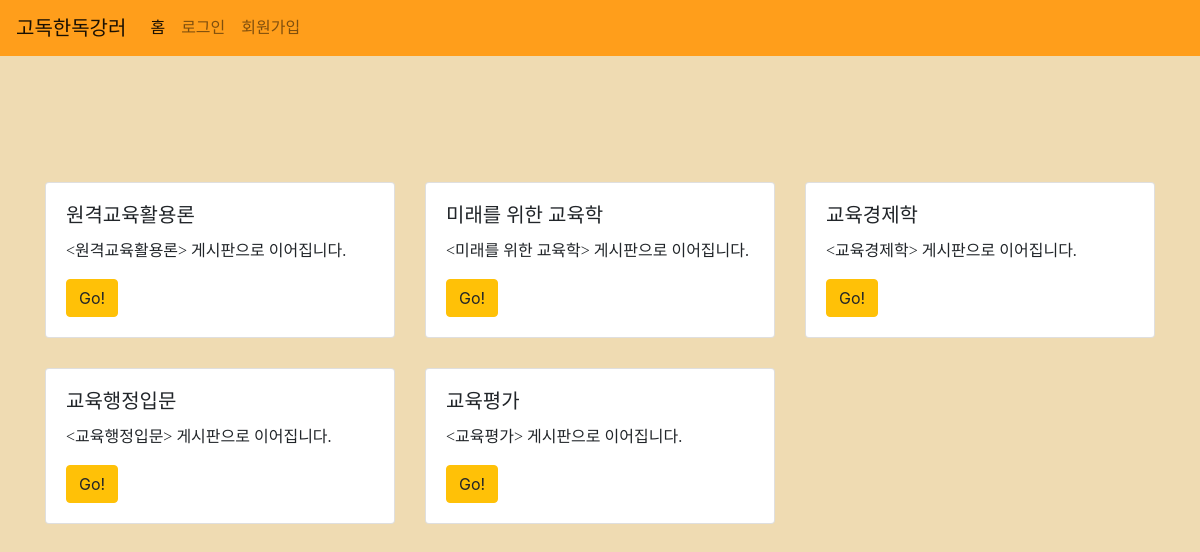
/majors/2/, run on the app's committed database.
### classes/models.py (models this page shows, shortened)
class Class(models.Model):
    title = models.CharField(max_length=200)
    major = models.ForeignKey(Major, on_delete=models.CASCADE)
    created_at = models.DateTimeField(auto_now_add=True)
    updated_at = models.DateTimeField(auto_now=True)

### majors/views.py (the view)
# urls.py: path('<int:id>/', views.main, name="main"),
def main(request, id):
    classes = Class.objects.filter(major_id=id)
    return render(request, 'majors/main.html', {'classes': classes, 'major_id': id})

### majors/templates/majors/main.html (shortened to what this page needs)
{% extends 'base.html' %}
{% load staticfiles %}
{% block content %}
    <br>
    <br>
    <br>
    <br>
    <div class='container'>
        <div class='row'>
            {% for class in classes %}
            <div class="col-sm-12 col-md-4">
                <div class="card">
                    <div class="card-body">
                        <h5 class="card-title">{{ class.title }}</h5>
                        <p class="card-text"><{{ class.title }}> 게시판으로 이어집니다.</p>
                        <a href="{% url 'classes:main' class.pk %}" class="btn btn-warning">Go!</a>
                    </div>
                </div>
            </div>
            {% endfor %}
        </div>
    </div>
        <br>
        <br>
{% endblock %}

### solitude/static/solitude/css/style.css (style rules this page uses)
body { background-color: rgb(239, 219, 178) !important; }
.card-body > h5 { font-family: 'locus_sangsang'; }
.card-body > p { font-family: 'NanumSquareRound'; }
.card { margin-top: 30px; }

### data on the page
Class: title "원격교육활용론"
Class: title "미래를 위한 교육학"
Class: title "교육경제학"
Class: title "교육행정입문"
Class: title "교육평가"
